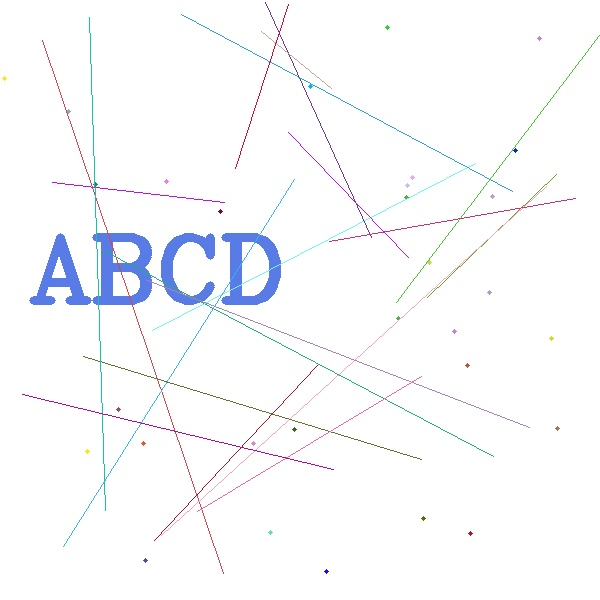
//> input picture image/ocr.jpg, 600 x 600 px
$ ./denoise   (built with g++ and OpenCV 4)
//> lines starting //> are read from the running program, lines starting //| are printed output that depends on the picture; after the words box and inside, x2 and y2 are one past the last pixel; in counts of white or black regions, pixels touching at a corner belong together
//利用开操作去除 线和噪音点
#include<iostream>
#include "opencv2/opencv.hpp"

using namespace std;
using namespace cv;

int main()
{
    Mat ocr = imread("image/ocr.jpg");
//> ocr is the input picture: 600 rows x 600 cols, CV_8UC3; mean B, G, R 251.9, 249.6, 248.8
    if(!ocr.data)
    {
        cout<<"cannot open the image";
        return -1;
    }
    imshow("src Image",ocr);
    medianBlur(ocr,ocr,9);
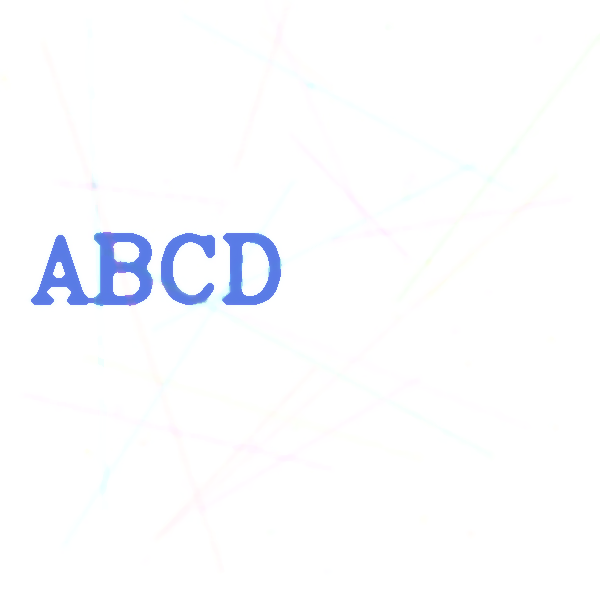
//> ocr: 600 rows x 600 cols, CV_8UC3; mean B, G, R 254.2, 251.8, 251
    Mat grayImage;
    cvtColor(ocr,grayImage,CV_BGR2GRAY);
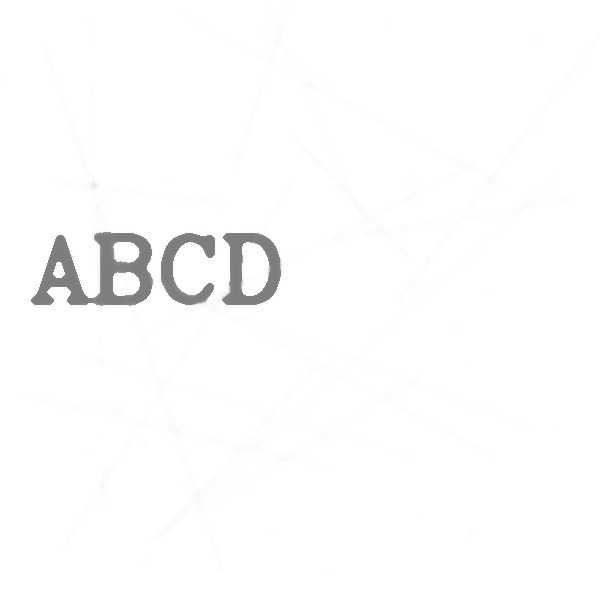
//> grayImage: 600 rows x 600 cols, CV_8UC1; min 124, max 255, mean 251.9

    Mat binaryImage = grayImage.clone();
    adaptiveThreshold(grayImage,binaryImage,255,ADAPTIVE_THRESH_MEAN_C,THRESH_BINARY_INV,15,-2);
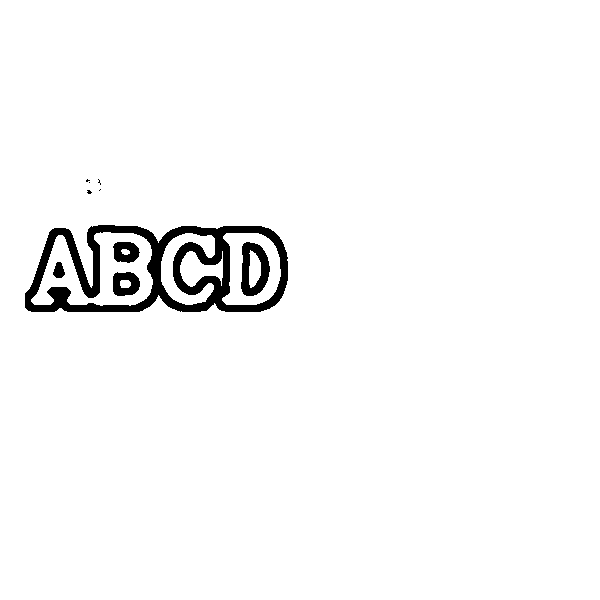
//> binaryImage: 600 rows x 600 cols, CV_8UC1; 97.2% white; 10 black regions (5 under 20 px), largest, box (x1, y1, x2, y2) and area: (25, 225, 288, 312) 8294, (241, 242, 270, 296) 901, (113, 272, 140, 296) 474, (113, 242, 140, 263) 415, (53, 262, 65, 278) 136
    //imshow("binary",binaryImage);

    Mat kernel = getStructuringElement(MORPH_RECT,Size(5,5),Point(-1,-1));

    Mat dstImage;
    morphologyEx(binaryImage,dstImage,CV_MOP_OPEN,kernel);
//> dstImage: 600 rows x 600 cols, CV_8UC1; 97.1% white; 8 black regions (3 under 20 px), largest, box (x1, y1, x2, y2) and area: (25, 225, 288, 312) 8414, (241, 242, 270, 296) 916, (113, 272, 140, 296) 478, (113, 242, 140, 263) 433, (53, 262, 65, 278) 136

    bitwise_not(dstImage,dstImage);

    imshow("effort Image",dstImage);


    while(waitKey()!='q'){}
//> the 'q' key is pressed
    return 0;

}
